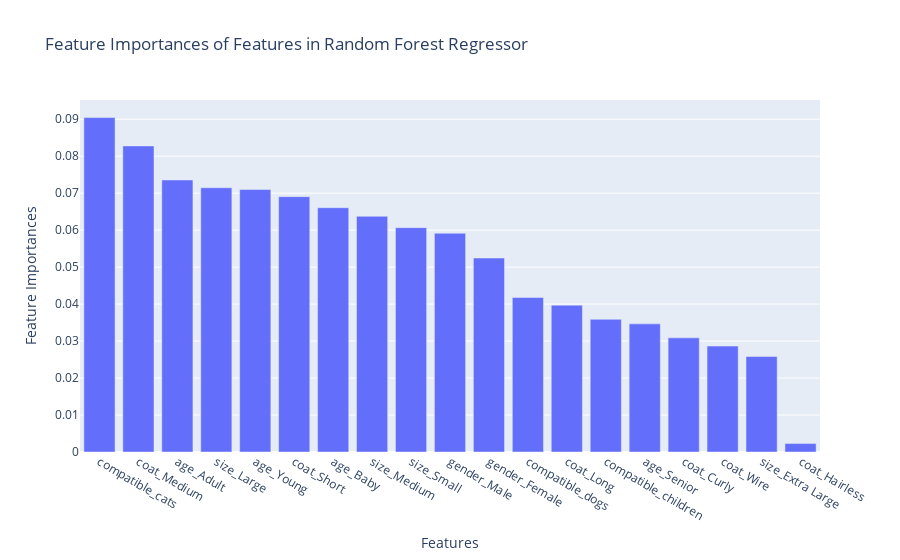

Notebook source saved alongside this figure:
### Code cell
# plot features importances
px.bar(x=x_feat_list_nobreed_nocolor, y=feature_importances, title='Feature Importances of Features in Random Forest Regressor', labels={'x': 'Features', 'y':'Feature Importances'}).update_xaxes(categoryorder='total descending')

### Figure 1 — Plotly figure (JSON) as saved in the notebook; plotly's stock layout.template omitted (floating-point values rounded to 4 significant figures)
{"data": [{"alignmentgroup": "True", "hovertemplate": "Features=%{x}<br>Feature Importances=%{y}<extra></extra>", "legendgroup": "", "marker": {"color": "#636efa", "pattern": {"shape": ""}}, "name": "", "offsetgroup": "", "orientation": "v", "showlegend": false, "textposition": "auto", "type": "bar", "x": ["compatible_children", "compatible_dogs", "compatible_cats", "age_Adult", "age_Baby", "age_Senior", "age_Young", "gender_Female", "gender_Male", "size_Extra Large", "size_Large", "size_Medium", "size_Small", "coat_Curly", "coat_Hairless", "coat_Long", "coat_Medium", "coat_Short", "coat_Wire"], "xaxis": "x", "y": [0.03588, 0.04177, 0.09043, 0.07357, 0.06607, 0.03465, 0.07098, 0.05246, 0.05915, 0.02582, 0.07146, 0.06375, 0.06067, 0.03087, 0.002279, 0.03971, 0.08278, 0.06906, 0.02865], "yaxis": "y"}], "layout": {"barmode": "relative", "legend": {"tracegroupgap": 0}, "title": {"text": "Feature Importances of Features in Random Forest Regressor"}, "xaxis": {"anchor": "y", "categoryorder": "total descending", "domain": [0, 1], "title": {"text": "Features"}}, "yaxis": {"anchor": "x", "domain": [0, 1], "title": {"text": "Feature Importances"}}}}
